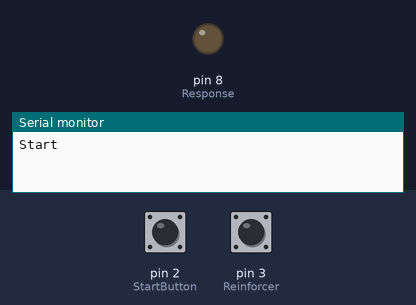
A sketch run on a simulated Arduino Uno, built with avr-gcc and run on an emulated ATmega328P. Parts: output pins drawn as LEDs (lit = HIGH), the last lines printed to the serial monitor. Inputs (shaded band) come from the test bench; at power-on: pin 2 (StartButton) HIGH, pin 3 (Reinforcer) HIGH.

Above: at 1.2 s.
1.3 s: pin 2 (StartButton) pulled LOW for 0.15 s
At 2.2 s:
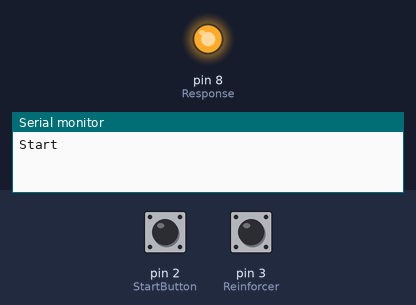
2.9 s: pin 3 (Reinforcer) pulled LOW for 0.15 s
At 3.5 s:
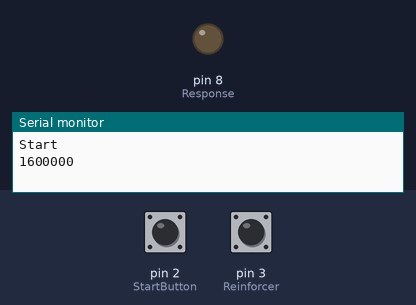
4.5 s: pin 2 (StartButton) pulled LOW for 1 s
At 5.9 s:
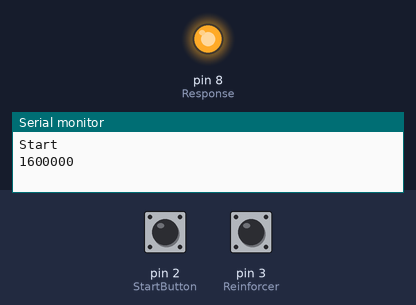
7.0 s: pin 3 (Reinforcer) pulled LOW for 1 s
At 7.8 s:
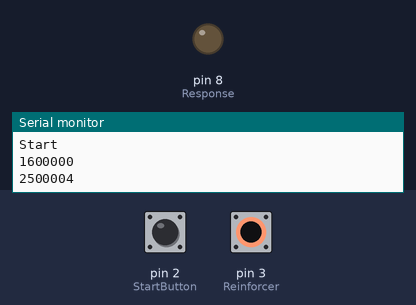
Timing chart, 0 to 10.0 s (numbered marks = the images above; inputs shaded):
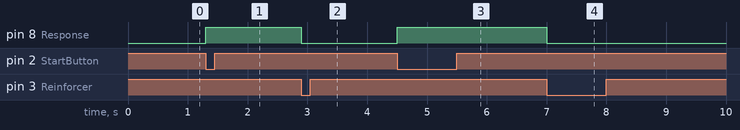

The sketch:

StandaloneArduino_FirstTest_FR.ino
```cpp
// (licence header left out)
unsigned long start, finished, elapsed;
int Status = 1;
int StartButton = 2;
int Reinforcer = 3;
int Response = 8;

void setup()
{
  Serial.begin(9600);
  pinMode(StartButton, INPUT_PULLUP);
  pinMode(Reinforcer, INPUT_PULLUP);
  pinMode(Response, OUTPUT); //
  digitalWrite(Response, LOW);
  Serial.println("Start");
}

void displayResult()
{
  elapsed = finished - start;
  Serial.println(elapsed);
  digitalWrite(Response, LOW);
  delay(1000); // ITI
}

void loop()
{
  if (digitalRead(StartButton) == LOW && Status ==1)
  {
    start = micros();
    digitalWrite(Response, HIGH);
    Status = 2;
  }

  if (digitalRead(Reinforcer) == LOW && Status == 2)
  {
    finished = micros();
    Status = 1;
    displayResult();
  }
}
```

Measured:
- after the input at 1.3 s, pin 8 (Response): LOW → HIGH at once
- after the input at 2.9 s, pin 8 (Response): HIGH → LOW at once
- after the input at 4.5 s, pin 8 (Response): LOW → HIGH at once
- after the input at 7.0 s, pin 8 (Response): HIGH → LOW at once
